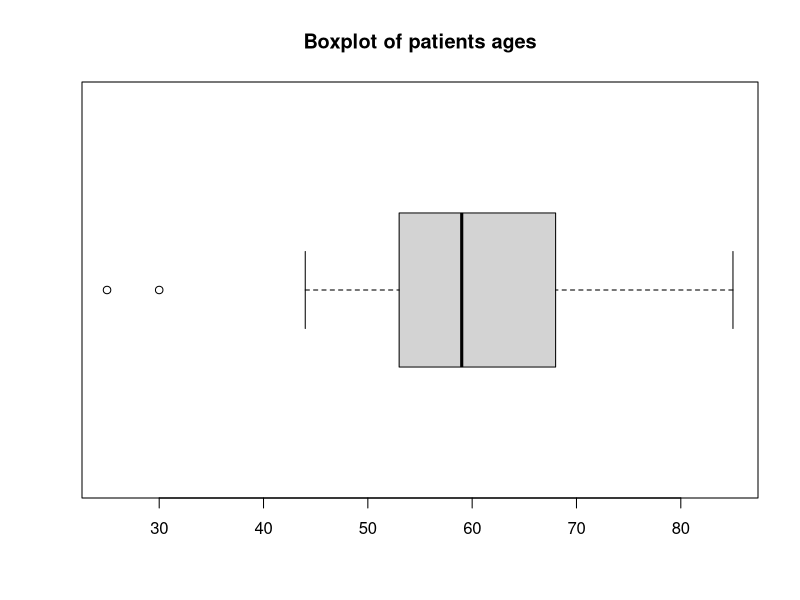
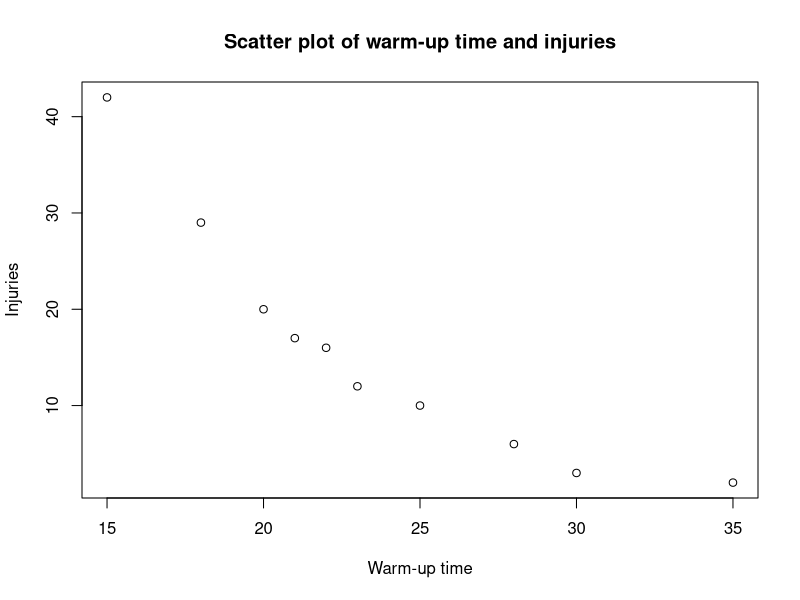

Write R code to recreate these figures, in order.
## ---- chunk 1
knitr::opts_chunk$set(echo = F, message = F, warning = F)
library(kableExtra)
## ---- chunk 2
## data
options(scipen = 999)
x <- c(51,63,61,44,63,57,53,63,44,59,51,56,58,59,25,30,58,58)
y <- c(66,71,82,85,72,70,68,74)
ages <- sort(c(x,y))

## questions/answer
nx <- length(x)
ny <- length(y)
n <- nx+ny
# quartiles
q1 <- quantile(ages,probs = c(0.25), type=1)
q2 <- quantile(ages,probs = c(0.5), type=1)
q3 <- quantile(ages,probs = c(0.75), type=1)
# interquartile range
iqr <- q3-q1
#fences
f1 <- q1-1.5*iqr
f2 <- q3+1.5*iqr
# outliers
outliers <- ages[ages<f1 | ages >f2]
# means
mx <- mean(x)
my <- mean(y)
# variances
s2x <- sum(x^2)/nx-mx^2
s2y <- sum(y^2)/ny-my^2
# standard deviation
sx <- sqrt(s2x)
sy <- sqrt(s2y)
# coef. variation
cvx <- sx/mx
cvy <- sy/my
# coef. skewness
g1x <- sum((x-mx)^3)/(nx*sx^3)
g1y <- sum((y-my)^3)/(ny*sy^3)
# standard scores
zx <- (50-mx)/sx
zy <- (72-my)/sy
## ---- chunk 3
kable(matrix(ages, ncol = 13, byrow = T)) %>% kable_styling()
## ---- chunk 4
boxplot(ages, horizontal=T, main="Boxplot of patients ages")
# require(ggplot2)
# data <- data.frame(ages)
# g <- ggplot(data, aes(x="", y=ages)) + geom_boxplot() + 
#   labs(title="Boxplot of patients ages", x="Patients", y = "Ages") + 
#   coord_flip() + 
#   theme(plot.title = element_text(hjust = 0.5))
# print(g)
## ---- chunk 5
## DATA GENERATION
library(xtable)
library(knitr)
set.seed(123)
x <- c(15, 35, 22, 28, 21, 18, 25, 30, 23, 20)
y <- round(exp(-0.15*x+6) + rnorm(length(x)))
table <- matrix(c(x,y), nrow = 2, byrow = T)
rownames(table) <- c("Warm-up time", "Injuries")
## QUESTION/ANSWER GENERATION
# sample size
n <- length(x)
# means
mx <- mean(x)
mlogx <- mean(log(x))
my <- mean(y)
mlogy <- mean(log(y))
# variances
s2x <- sum(x^2)/n-mx^2
s2logx <- sum(log(x)^2)/n-mlogx^2
s2y <- sum(y^2)/n-my^2
s2logy <- sum(log(y)^2)/n-mlogy^2
# Covariances
sxlogy <- sum(x*log(y))/n-mx*mlogy
slogxy <- sum(log(x)*y)/n-mlogx*my
# Determination coeff
r2xlogy <- sxlogy^2/(s2x*s2logy)
r2logxy <- slogxy^2/(s2logx*s2y)
# Exponential regression model
regexp <- lm(log(y)~x)
# Logarithmic regression model
reglog <- lm(y~log(x))
## ---- chunk 6
kable(table) %>% kable_styling()
## ---- chunk 7
plot(x, y, main="Scatter plot of warm-up time and injuries", xlab = "Warm-up time", ylab="Injuries")
